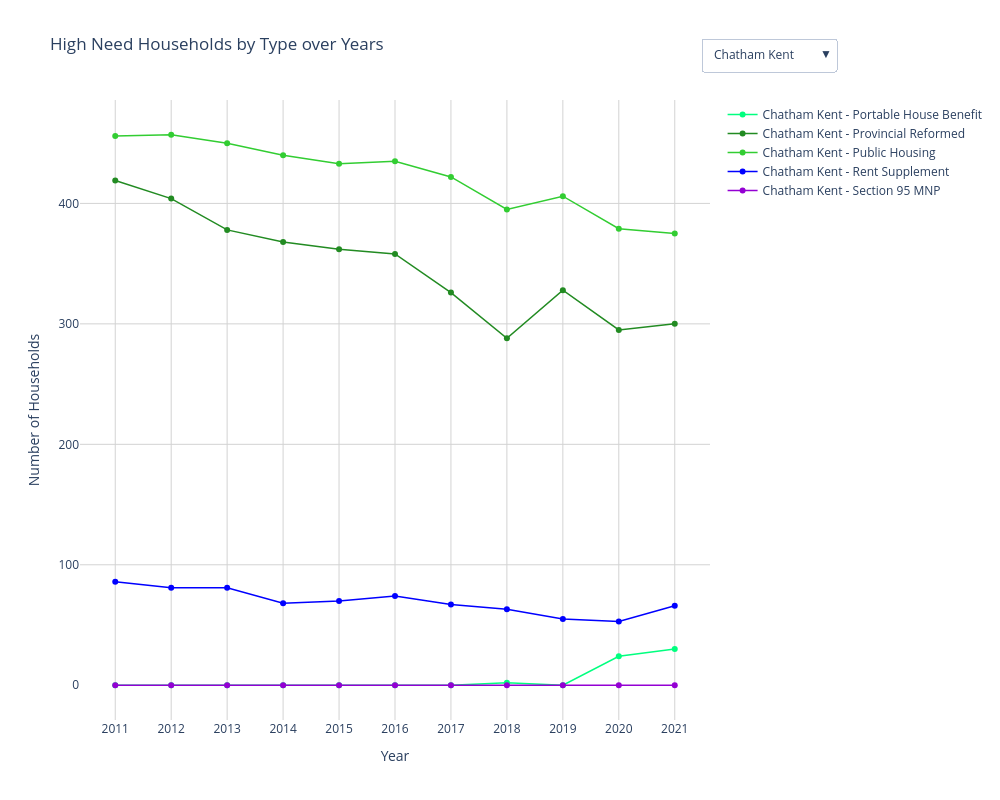

The notebook cell this image was saved under:
### Code cell
service_level_standards_df['Type of Households'] = service_level_standards_df['Type of Households'].str.replace('\xa0', '')
type = service_level_standards_df['Type of Households'].unique()
color_map = {
    'Portable House Benefit': 'springgreen',
    'Provincial Reformed': '#228B22',  # Forest Green
    'Public Housing': 'limegreen',
    'Rent Supplement ': 'blue',
    'Section 95 MNP': 'darkviolet'
}

fig_high_need = go.Figure()
for city in service_level_standards_df['City'].unique():
    city_data = service_level_standards_df[service_level_standards_df['City'] == city]
    for household_type in type:
        household_data = city_data[city_data['Type of Households'] == household_type]
        if not household_data.empty:
            fig_high_need.add_trace(go.Scatter(
                x=household_data['Year'],
                y=household_data['High need households'],
                mode='lines+markers',
                name=f"{city} - {household_type}",
                line=dict(color=color_map[household_type], width=1.5),
                visible=(city == service_level_standards_df['City'].unique()[0])
            ))

visibility_settings = []
for city in service_level_standards_df['City'].unique():
    visibility = [trace.name.startswith(city) for trace in fig_high_need.data]
    visibility_settings.append(visibility)

fig_high_need.update_layout(
    title='High Need Households by Type over Years',
    xaxis_title='Year',
    yaxis_title='Number of Households',
    yaxis=dict(tickmode='linear', tick0=0, dtick=100, showgrid=True, gridcolor='lightgrey'),
    xaxis=dict(tickmode='linear', tick0=2010, dtick=1, showgrid=True, gridcolor='lightgrey'), 
    plot_bgcolor='white',
    paper_bgcolor='white',
    width=1000,
    height=800,
    updatemenus=[
        {
            'buttons': [
                {
                    'label': city,
                    'method': 'update',
                    'args': [
                        {'visible': [trace.name.startswith(city) for trace in fig_high_need.data]},
                        {'title': f"High Need Households by Type over Years in {city}"}
                    ]
                } for city in service_level_standards_df['City'].unique()
            ],
            'direction': 'down',
            'showactive': True,
            'x': 1.2,
            'y': 1.1
        }
    ]
)

fig_high_need.show()

### Figure 1 — Plotly figure (JSON) as saved in the notebook; plotly's stock layout.template omitted (floating-point values rounded to 4 significant figures)
{"data": [{"line": {"color": "springgreen", "width": 1.5}, "mode": "lines+markers", "name": "Chatham Kent - Portable House Benefit", "type": "scatter", "visible": true, "x": [2011, 2012, 2013, 2014, 2015, 2016, 2017, 2018, 2019, 2020, 2021], "y": [0, 0, 0, 0, 0, 0, 0, 2, 0, 24, 30]}, {"line": {"color": "#228B22", "width": 1.5}, "mode": "lines+markers", "name": "Chatham Kent - Provincial Reformed", "type": "scatter", "visible": true, "x": [2011, 2012, 2013, 2014, 2015, 2016, 2017, 2018, 2019, 2020, 2021], "y": [419, 404, 378, 368, 362, 358, 326, 288, 328, 295, 300]}, {"line": {"color": "limegreen", "width": 1.5}, "mode": "lines+markers", "name": "Chatham Kent - Public Housing", "type": "scatter", "visible": true, "x": [2011, 2012, 2013, 2014, 2015, 2016, 2017, 2018, 2019, 2020, 2021], "y": [456, 457, 450, 440, 433, 435, 422, 395, 406, 379, 375]}, {"line": {"color": "blue", "width": 1.5}, "mode": "lines+markers", "name": "Chatham Kent - Rent Supplement ", "type": "scatter", "visible": true, "x": [2011, 2012, 2013, 2014, 2015, 2016, 2017, 2018, 2019, 2020, 2021], "y": [86, 81, 81, 68, 70, 74, 67, 63, 55, 53, 66]}, {"line": {"color": "darkviolet", "width": 1.5}, "mode": "lines+markers", "name": "Chatham Kent - Section 95 MNP", "type": "scatter", "visible": true, "x": [2011, 2012, 2013, 2014, 2015, 2016, 2017, 2018, 2019, 2020, 2021], "y": [0, 0, 0, 0, 0, 0, 0, 0, 0, 0, 0]}, {"line": {"color": "springgreen", "width": 1.5}, "mode": "lines+markers", "name": "Cornwall - Portable House Benefit", "type": "scatter", "visible": false, "x": [2011, 2012, 2013, 2014, 2015, 2016, 2017, 2018, 2019, 2020, 2021, 2022, 2023], "y": [0, 0, 0, 0, 0, 0, 0, 0, 0, 0, 0, 0, 0]}, {"line": {"color": "#228B22", "width": 1.5}, "mode": "lines+markers", "name": "Cornwall - Provincial Reformed", "type": "scatter", "visible": false, "x": [2011, 2012, 2013, 2014, 2015, 2016, 2017, 2018, 2019, 2020, 2021, 2022, 2023], "y": [223, 212, 220, 219, 263, 256, 238, 212, 209, 194, 297, 219, 116]}, {"line": {"color": "limegreen", "width": 1.5}, "mode": "lines+markers", "name": "Cornwall - Public Housing", "type": "scatter", "visible": false, "x": [2011, 2012, 2013, 2014, 2015, 2016, 2017, 2018, 2019, 2020, 2021, 2022, 2023], "y": [336, 309, 341, 322, 442, 385, 425, 332, 321, 308, 308, 553, 582]}, {"line": {"color": "blue", "width": 1.5}, "mode": "lines+markers", "name": "Cornwall - Rent Supplement ", "type": "scatter", "visible": false, "x": [2011, 2012, 2013, 2014, 2015, 2016, 2017, 2018, 2019, 2020, 2021, 2022, 2023], "y": [195, 197, 184, 194, 232, 210, 212, 179, 174, 161, 194, 194, 178]}, {"line": {"color": "darkviolet", "width": 1.5}, "mode": "lines+markers", "name": "Cornwall - Section 95 MNP", "type": "scatter", "visible": false, "x": [2011, 2012, 2013, 2014, 2015, 2016, 2017, 2018, 2019, 2020, 2021, 2022, 2023], "y": [5, 3, 1, 1, 8, 8, 5, 2, 3, 1, 0, 0, 0]}, {"line": {"color": "springgreen", "width": 1.5}, "mode": "lines+markers", "name": "Durham - Portable House Benefit", "type": "scatter", "visible": false, "x": [2012, 2013, 2014, 2015, 2016, 2017, 2018, 2019, 2020, 2021], "y": [0, 0, 0, 0, 0, 0, 0, 17, 31, 28]}, {"line": {"color": "#228B22", "width": 1.5}, "mode": "lines+markers", "name": "Durham - Provincial Reformed", "type": "scatter", "visible": false, "x": [2012, 2013, 2014, 2015, 2016, 2017, 2018, 2019, 2020, 2021], "y": [1856, 1802, 1814, 1856, 1912, 1955, 1885, 1857, 1860, 2027]}, {"line": {"color": "limegreen", "width": 1.5}, "mode": "lines+markers", "name": "Durham - Public Housing", "type": "scatter", "visible": false, "x": [2012, 2013, 2014, 2015, 2016, 2017, 2018, 2019, 2020, 2021], "y": [717, 690, 681, 758, 823, 698, 688, 645, 585, 914]}, {"line": {"color": "blue", "width": 1.5}, "mode": "lines+markers", "name": "Durham - Rent Supplement ", "type": "scatter", "visible": false, "x": [2012, 2013, 2014, 2015, 2016, 2017, 2018, 2019, 2020, 2021], "y": [324, 322, 328, 343, 365, 382, 406, 396, 367, 493]}, {"line": {"color": "darkviolet", "width": 1.5}, "mode": "lines+markers", "name": "Durham - Section 95 MNP", "type": "scatter", "visible": false, "x": [2012, 2013, 2014, 2015, 2016, 2017, 2018, 2019, 2020, 2021], "y": [67, 82, 75, 69, 63, 65, 67, 12, 12, 16]}, {"line": {"color": "springgreen", "width": 1.5}, "mode": "lines+markers", "name": "Kingston - Portable House Benefit", "type": "scatter", "visible": false, "x": [2011, 2012, 2013, 2014, 2015, 2016, 2017, 2018, 2019, 2020, 2021], "y": [0, 0, 0, 0, 0, 0, 0, 0, 40, 50, 61]}, {"line": {"color": "#228B22", "width": 1.5}, "mode": "lines+markers", "name": "Kingston - Provincial Reformed", "type": "scatter", "visible": false, "x": [2011, 2012, 2013, 2014, 2015, 2016, 2017, 2018, 2019, 2020, 2021], "y": [324, 289, 292, 293, 338, 337, 351, 332, 301, 321, 311]}, {"line": {"color": "limegreen", "width": 1.5}, "mode": "lines+markers", "name": "Kingston - Public Housing", "type": "scatter", "visible": false, "x": [2011, 2012, 2013, 2014, 2015, 2016, 2017, 2018, 2019, 2020, 2021], "y": [743, 785, 0, 659, 793, 799, 721, 708, 662, 650, 745]}, {"line": {"color": "blue", "width": 1.5}, "mode": "lines+markers", "name": "Kingston - Rent Supplement ", "type": "scatter", "visible": false, "x": [2011, 2012, 2013, 2014, 2015, 2016, 2017, 2018, 2019, 2020, 2021], "y": [303, 279, 273, 279, 217, 204, 226, 224, 248, 231, 323]}, {"line": {"color": "darkviolet", "width": 1.5}, "mode": "lines+markers", "name": "Kingston - Section 95 MNP", "type": "scatter", "visible": false, "x": [2011, 2012, 2013, 2014, 2015, 2016, 2017, 2018, 2019, 2020, 2021], "y": [0, 0, 761, 0, 0, 0, 0, 0, 0, 0, 0]}, {"line": {"color": "springgreen", "width": 1.5}, "mode": "lines+markers", "name": "London - Portable House Benefit", "type": "scatter", "visible": false, "x": [2010, 2011, 2012, 2013, 2014, 2015, 2016, 2017, 2018, 2019, 2020, 2021], "y": [0, 0, 0, 0, 0, 0, 0, 0, 0, 42, 35, 3]}, {"line": {"color": "#228B22", "width": 1.5}, "mode": "lines+markers", "name": "London - Provincial Reformed", "type": "scatter", "visible": false, "x": [2010, 2011, 2012, 2013, 2014, 2015, 2016, 2017, 2018, 2019, 2020, 2021], "y": [1014, 1014, 1370, 1491, 1391, 1321, 1464, 1240, 1173, 1356, 1343, 1319]}, {"line": {"color": "limegreen", "width": 1.5}, "mode": "lines+markers", "name": "London - Public Housing", "type": "scatter", "visible": false, "x": [2010, 2011, 2012, 2013, 2014, 2015, 2016, 2017, 2018, 2019, 2020, 2021], "y": [2859, 2932, 2950, 2972, 2921, 2639, 2450, 2831, 2835, 2753, 2852, 2799]}, {"line": {"color": "blue", "width": 1.5}, "mode": "lines+markers", "name": "London - Rent Supplement ", "type": "scatter", "visible": false, "x": [2010, 2011, 2012, 2013, 2014, 2015, 2016, 2017, 2018, 2019, 2020, 2021], "y": [236, 226, 222, 218, 227, 214, 188, 191, 179, 110, 103, 106]}, {"line": {"color": "darkviolet", "width": 1.5}, "mode": "lines+markers", "name": "London - Section 95 MNP", "type": "scatter", "visible": false, "x": [2010, 2011, 2012, 2013, 2014, 2015, 2016, 2017, 2018, 2019, 2020, 2021], "y": [5, 4, 31, 30, 30, 0, 0, 0, 0, 0, 0, 0]}, {"line": {"color": "springgreen", "width": 1.5}, "mode": "lines+markers", "name": "Northumberland - Portable House Benefit", "type": "scatter", "visible": false, "x": [2011, 2012, 2013, 2014, 2015, 2016, 2017, 2018, 2019, 2020, 2021], "y": [0, 0, 0, 0, 0, 0, 0, 0, 0, 0, 0]}, {"line": {"color": "#228B22", "width": 1.5}, "mode": "lines+markers", "name": "Northumberland - Provincial Reformed", "type": "scatter", "visible": false, "x": [2011, 2012, 2013, 2014, 2015, 2016, 2017, 2018, 2019, 2020, 2021], "y": [178, 191, 197, 164, 195, 184, 188, 183, 147, 138, 142]}, {"line": {"color": "limegreen", "width": 1.5}, "mode": "lines+markers", "name": "Northumberland - Public Housing", "type": "scatter", "visible": false, "x": [2011, 2012, 2013, 2014, 2015, 2016, 2017, 2018, 2019, 2020, 2021], "y": [213, 188, 176, 192, 214, 211, 208, 175, 154, 139, 175]}, {"line": {"color": "blue", "width": 1.5}, "mode": "lines+markers", "name": "Northumberland - Rent Supplement ", "type": "scatter", "visible": false, "x": [2011, 2012, 2013, 2014, 2015, 2016, 2017, 2018, 2019, 2020, 2021], "y": [12, 12, 13, 14, 13, 14, 11, 11, 6, 9, 9]}, {"line": {"color": "darkviolet", "width": 1.5}, "mode": "lines+markers", "name": "Northumberland - Section 95 MNP", "type": "scatter", "visible": false, "x": [2011, 2012, 2013, 2014, 2015, 2016, 2017, 2018, 2019, 2020, 2021], "y": [2, 1, 1, 3, 7, 5, 4, 0, 0, 0, 0]}, {"line": {"color": "springgreen", "width": 1.5}, "mode": "lines+markers", "name": "Ottawa - Portable House Benefit", "type": "scatter", "visible": false, "x": [2011, 2012, 2013, 2014, 2015, 2016, 2017, 2018, 2019, 2020, 2021], "y": [0, 0, 0, 0, 0, 0, 0, 0, 0, 0, 3]}, {"line": {"color": "#228B22", "width": 1.5}, "mode": "lines+markers", "name": "Ottawa - Provincial Reformed", "type": "scatter", "visible": false, "x": [2011, 2012, 2013, 2014, 2015, 2016, 2017, 2018, 2019, 2020, 2021], "y": [3911, 4407, 4526, 4657, 4705, 4763, 4755, 4763, 4707, 4665, 4902]}, {"line": {"color": "limegreen", "width": 1.5}, "mode": "lines+markers", "name": "Ottawa - Public Housing", "type": "scatter", "visible": false, "x": [2011, 2012, 2013, 2014, 2015, 2016, 2017, 2018, 2019, 2020, 2021], "y": [7025, 7031, 7266, 7338, 7379, 7365, 7428, 7381, 7168, 7327, 7074]}, {"line": {"color": "blue", "width": 1.5}, "mode": "lines+markers", "name": "Ottawa - Rent Supplement ", "type": "scatter", "visible": false, "x": [2011, 2012, 2013, 2014, 2015, 2016, 2017, 2018, 2019, 2020, 2021], "y": [1210, 2086, 1144, 1068, 1843, 2072, 2354, 2264, 2622, 2354, 2467]}, {"line": {"color": "darkviolet", "width": 1.5}, "mode": "lines+markers", "name": "Ottawa - Section 95 MNP", "type": "scatter", "visible": false, "x": [2011, 2012, 2013, 2014, 2015, 2016, 2017, 2018, 2019, 2020, 2021], "y": [558, 591, 634, 682, 722, 731, 759, 772, 732, 756, 736]}, {"line": {"color": "springgreen", "width": 1.5}, "mode": "lines+markers", "name": "Peterborough - Portable House Benefit", "type": "scatter", "visible": false, "x": [2017, 2018, 2019, 2020, 2021], "y": [0, 0, 0, 0, 6]}, {"line": {"color": "#228B22", "width": 1.5}, "mode": "lines+markers", "name": "Peterborough - Provincial Reformed", "type": "scatter", "visible": false, "x": [2017, 2018, 2019, 2020, 2021], "y": [340, 360, 351, 285, 341]}, {"line": {"color": "limegreen", "width": 1.5}, "mode": "lines+markers", "name": "Peterborough - Public Housing", "type": "scatter", "visible": false, "x": [2017, 2018, 2019, 2020, 2021], "y": [552, 588, 568, 536, 563]}, {"line": {"color": "blue", "width": 1.5}, "mode": "lines+markers", "name": "Peterborough - Rent Supplement ", "type": "scatter", "visible": false, "x": [2017, 2018, 2019, 2020, 2021], "y": [144, 141, 134, 116, 139]}, {"line": {"color": "darkviolet", "width": 1.5}, "mode": "lines+markers", "name": "Peterborough - Section 95 MNP", "type": "scatter", "visible": false, "x": [2017, 2018, 2019, 2020, 2021], "y": [2, 5, 29, 0, 0]}, {"line": {"color": "springgreen", "width": 1.5}, "mode": "lines+markers", "name": "Simcoe - Portable House Benefit", "type": "scatter", "visible": false, "x": [2011, 2012, 2013, 2014, 2015, 2016, 2017, 2018, 2019, 2020, 2021, 2022], "y": [0, 0, 0, 0, 0, 0, 0, 0, 0, 0, 0, 0]}, {"line": {"color": "#228B22", "width": 1.5}, "mode": "lines+markers", "name": "Simcoe - Provincial Reformed", "type": "scatter", "visible": false, "x": [2011, 2012, 2013, 2014, 2015, 2016, 2017, 2018, 2019, 2020, 2021, 2022], "y": [1131, 1088, 1157, 1211, 1171, 1208, 1202, 1131, 1092, 1132, 1172, 1210]}, {"line": {"color": "limegreen", "width": 1.5}, "mode": "lines+markers", "name": "Simcoe - Public Housing", "type": "scatter", "visible": false, "x": [2011, 2012, 2013, 2014, 2015, 2016, 2017, 2018, 2019, 2020, 2021, 2022], "y": [734, 460, 678, 649, 635, 653, 624, 592, 670, 643, 630, 780]}, {"line": {"color": "blue", "width": 1.5}, "mode": "lines+markers", "name": "Simcoe - Rent Supplement ", "type": "scatter", "visible": false, "x": [2011, 2012, 2013, 2014, 2015, 2016, 2017, 2018, 2019, 2020, 2021, 2022], "y": [99, 41, 96, 90, 87, 88, 82, 77, 70, 97, 69, 70]}, {"line": {"color": "darkviolet", "width": 1.5}, "mode": "lines+markers", "name": "Simcoe - Section 95 MNP", "type": "scatter", "visible": false, "x": [2011, 2012, 2013, 2014, 2015, 2016, 2017, 2018, 2019, 2020, 2021, 2022], "y": [17, 19, 26, 27, 28, 31, 23, 19, 26, 20, 21, 0]}, {"line": {"color": "springgreen", "width": 1.5}, "mode": "lines+markers", "name": "York - Portable House Benefit", "type": "scatter", "visible": false, "x": [2011, 2012, 2013, 2014, 2015, 2016, 2017, 2018, 2019, 2020, 2021], "y": [0, 0, 0, 0, 0, 0, 0, 0, 0, 19, 3]}, {"line": {"color": "#228B22", "width": 1.5}, "mode": "lines+markers", "name": "York - Provincial Reformed", "type": "scatter", "visible": false, "x": [2011, 2012, 2013, 2014, 2015, 2016, 2017, 2018, 2019, 2020, 2021], "y": [2230, 2261, 2308, 2312, 2332, 2389, 2403, 2370, 2287, 2287, 2446]}, {"line": {"color": "limegreen", "width": 1.5}, "mode": "lines+markers", "name": "York - Public Housing", "type": "scatter", "visible": false, "x": [2011, 2012, 2013, 2014, 2015, 2016, 2017, 2018, 2019, 2020, 2021], "y": [619, 558, 619, 619, 713, 710, 728, 728, 724, 724, 772]}, {"line": {"color": "blue", "width": 1.5}, "mode": "lines+markers", "name": "York - Rent Supplement ", "type": "scatter", "visible": false, "x": [2011, 2012, 2013, 2014, 2015, 2016, 2017, 2018, 2019, 2020, 2021], "y": [173, 166, 170, 167, 157, 158, 148, 133, 178, 167, 121]}, {"line": {"color": "darkviolet", "width": 1.5}, "mode": "lines+markers", "name": "York - Section 95 MNP", "type": "scatter", "visible": false, "x": [2011, 2012, 2013, 2014, 2015, 2016, 2017, 2018, 2019, 2020, 2021], "y": [15, 16, 7, 11, 7, 9, 20, 20, 0, 0, 0]}], "layout": {"height": 800, "paper_bgcolor": "white", "plot_bgcolor": "white", "title": {"text": "High Need Households by Type over Years"}, "updatemenus": [{"buttons": [{"args": [{"visible": [true, true, true, true, true, false, false, false, false, false, false, false, false, false, false, false, false, false, false, false, false, false, false, false, false, false, false, false, false, false, false, false, false, false, false, false, false, false, false, false, false, false, false, false, false, false, false, false, false, false]}, {"title": "High Need Households by Type over Years in Chatham Kent"}], "label": "Chatham Kent", "method": "update"}, {"args": [{"visible": [false, false, false, false, false, true, true, true, true, true, false, false, false, false, false, false, false, false, false, false, false, false, false, false, false, false, false, false, false, false, false, false, false, false, false, false, false, false, false, false, false, false, false, false, false, false, false, false, false, false]}, {"title": "High Need Households by Type over Years in Cornwall"}], "label": "Cornwall", "method": "update"}, {"args": [{"visible": [false, false, false, false, false, false, false, false, false, false, true, true, true, true, true, false, false, false, false, false, false, false, false, false, false, false, false, false, false, false, false, false, false, false, false, false, false, false, false, false, false, false, false, false, false, false, false, false, false, false]}, {"title": "High Need Households by Type over Years in Durham"}], "label": "Durham", "method": "update"}, {"args": [{"visible": [false, false, false, false, false, false, false, false, false, false, false, false, false, false, false, true, true, true, true, true, false, false, false, false, false, false, false, false, false, false, false, false, false, false, false, false, false, false, false, false, false, false, false, false, false, false, false, false, false, false]}, {"title": "High Need Households by Type over Years in Kingston"}], "label": "Kingston", "method": "update"}, {"args": [{"visible": [false, false, false, false, false, false, false, false, false, false, false, false, false, false, false, false, false, false, false, false, true, true, true, true, true, false, false, false, false, false, false, false, false, false, false, false, false, false, false, false, false, false, false, false, false, false, false, false, false, false]}, {"title": "High Need Households by Type over Years in London"}], "label": "London", "method": "update"}, {"args": [{"visible": [false, false, false, false, false, false, false, false, false, false, false, false, false, false, false, false, false, false, false, false, false, false, false, false, false, true, true, true, true, true, false, false, false, false, false, false, false, false, false, false, false, false, false, false, false, false, false, false, false, false]}, {"title": "High Need Households by Type over Years in Northumberland"}], "label": "Northumberland", "method": "update"}, {"args": [{"visible": [false, false, false, false, false, false, false, false, false, false, false, false, false, false, false, false, false, false, false, false, false, false, false, false, false, false, false, false, false, false, true, true, true, true, true, false, false, false, false, false, false, false, false, false, false, false, false, false, false, false]}, {"title": "High Need Households by Type over Years in Ottawa"}], "label": "Ottawa", "method": "update"}, {"args": [{"visible": [false, false, false, false, false, false, false, false, false, false, false, false, false, false, false, false, false, false, false, false, false, false, false, false, false, false, false, false, false, false, false, false, false, false, false, true, true, true, true, true, false, false, false, false, false, false, false, false, false, false]}, {"title": "High Need Households by Type over Years in Peterborough"}], "label": "Peterborough", "method": "update"}, {"args": [{"visible": [false, false, false, false, false, false, false, false, false, false, false, false, false, false, false, false, false, false, false, false, false, false, false, false, false, false, false, false, false, false, false, false, false, false, false, false, false, false, false, false, true, true, true, true, true, false, false, false, false, false]}, {"title": "High Need Households by Type over Years in Simcoe"}], "label": "Simcoe", "method": "update"}, {"args": [{"visible": [false, false, false, false, false, false, false, false, false, false, false, false, false, false, false, false, false, false, false, false, false, false, false, false, false, false, false, false, false, false, false, false, false, false, false, false, false, false, false, false, false, false, false, false, false, true, true, true, true, true]}, {"title": "High Need Households by Type over Years in York"}], "label": "York", "method": "update"}], "direction": "down", "showactive": true, "x": 1.2, "y": 1.1}], "width": 1000, "xaxis": {"autorange": true, "dtick": 1, "gridcolor": "lightgrey", "range": [2010.0, 2022.0], "showgrid": true, "tick0": 2010, "tickmode": "linear", "title": {"text": "Year"}, "type": "linear"}, "yaxis": {"autorange": true, "dtick": 100, "gridcolor": "lightgrey", "range": [-28.85, 485.8], "showgrid": true, "tick0": 0, "tickmode": "linear", "title": {"text": "Number of Households"}, "type": "linear"}}}
